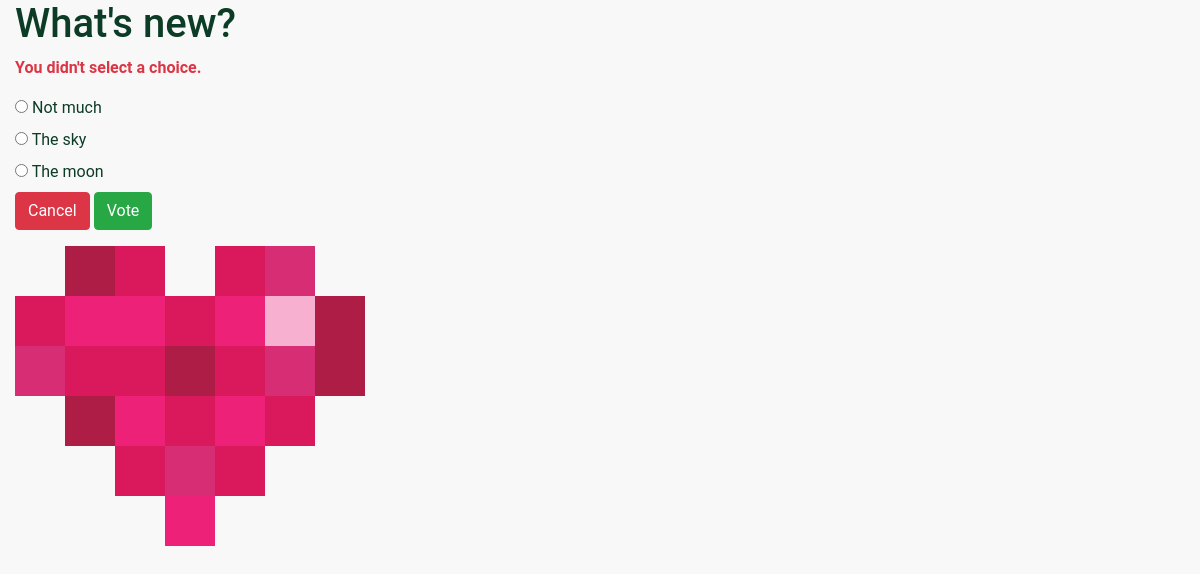
The page /polls/1/vote/ on the database its author committed.
### polls/models.py (models this page shows, shortened)
class Question(models.Model):
    question_text = models.CharField(max_length=200)
    pub_date = models.DateTimeField('date published')

class Choice(models.Model):
    question = models.ForeignKey(Question, on_delete=models.CASCADE)
    choice_text = models.CharField(max_length=200)
    votes = models.IntegerField(default=0)

### polls/views.py (the view)
# urls.py: path('<int:question_id>/vote/', views.vote, name='vote'),
def vote(request, question_id):
    question = get_object_or_404(Question, pk=question_id)
    try:
        selected_choice = question.choice_set.get(pk=request.POST['choice'])
    except (KeyError, Choice.DoesNotExist):
        return render(request, 'polls/detail.html', {
            'question': question,
            'error_message': "You didn't select a choice.",
        })
    else:
        selected_choice.votes += 1
        selected_choice.save()
        return HttpResponseRedirect(reverse('polls:results', args=(question.id,)))

### polls/templates/polls/detail.html (shortened to what this page needs)
{% load static %}
<link rel="stylesheet" type="text/css" href="{% static 'polls/style.css' %}">
<link rel="stylesheet" href="https://cdn.jsdelivr.net/npm/bootstrap@4.6.0/dist/css/bootstrap.min.css">
<div class="container-fluid">
    <h1>{{ question.question_text }}</h1>
    {% if error_message %}<p class="text-danger"><strong>{{ error_message }}</strong></p>{% endif %}
    <form action="{% url 'polls:vote' question.id %}" method="post">
        {% for choice in question.choice_set.all %}
            <div class="form-group-sm">
                <label for="choice{{ forlorn.counter }}">
                    <input type="radio" name="choice" id="choice{{ forlorn.counter }}" value="{{ choice.id }}"/>
                    {{ choice.choice_text }}
                </label>
            </div>
        {% endfor %}
        <a href="{% url 'polls:index' %}" class="btn btn-default btn-danger">Cancel</a>
        <input type="submit" value="Vote" class="btn btn-default btn-success">
    </form>
<img src="{% static 'polls/images/fundraising-heart.svg' %}"/>
</div>

### polls/static/polls/style.css (style rules this page uses)
h1 { color: #0C3C26; }

### rows shown on the page
Question: question_text "What's new?"
Choice: choice_text "Not much"
Choice: choice_text "The sky"
Choice: choice_text "The moon"

### other values the page prints
{{ error_message }} "You didn't select a choice."
